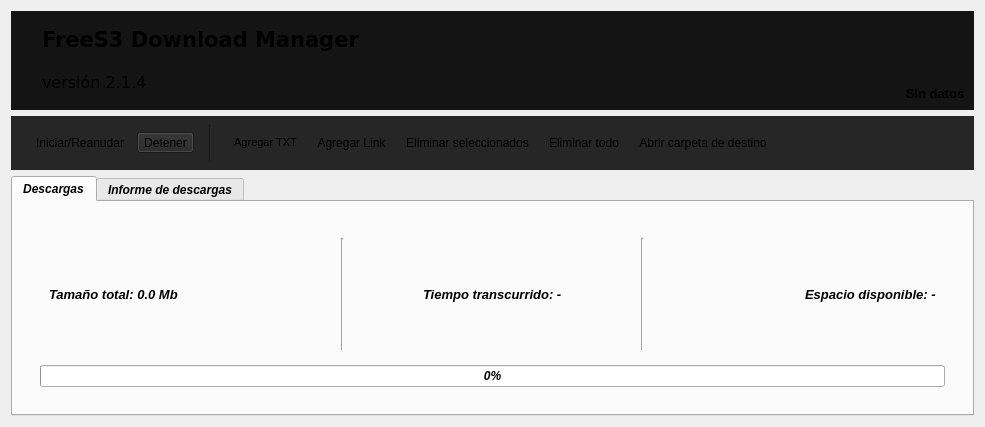
  <widget class="QWidget" name="centralwidget">
   <layout class="QGridLayout" name="gridLayout_17">
    <item row="0" column="0">
     <layout class="QGridLayout" name="gridLayout_16">
      <item row="1" column="0">
       <widget class="QWidget" name="toolbar" native="true">
        <property name="styleSheet">
         <string notr="true">background-color: rgb(38, 38, 38);</string>
        </property>
        <layout class="QGridLayout" name="gridLayout_13">
         <item row="0" column="2">
          <widget class="Line" name="line_2">
           <property name="orientation">
            <enum>Qt::Vertical</enum>
           </property>
          </widget>
         </item>
         <item row="0" column="5">
          <spacer name="horizontalSpacer_3">
           <property name="orientation">
            <enum>Qt::Horizontal</enum>
           </property>
           <property name="sizeHint" stdset="0">
            <size>
             <width>158</width>
             <height>36</height>
            </size>
           </property>
          </spacer>
         </item>
         <item row="0" column="0">
          <widget class="QWidget" name="controles" native="true">
           <layout class="QGridLayout" name="gridLayout_19">
            <property name="topMargin">
             <number>0</number>
            </property>
            <property name="bottomMargin">
             <number>0</number>
            </property>
            <property name="verticalSpacing">
             <number>0</number>
            </property>
            <item row="0" column="0">
             <widget class="QToolButton" name="iniciar_btn">
              <property name="toolTip">
               <string>&lt;html&gt;&lt;head/&gt;&lt;body&gt;&lt;p&gt;Iniciar/Reanudar/Pausar descarga&lt;/p&gt;&lt;p&gt;Presione F7 para realizar esta acción&lt;/p&gt;&lt;/body&gt;&lt;/html&gt;</string>
              </property>
              <property name="text">
               <string>Iniciar/Reanudar</string>
              </property>
              <property name="icon">
               <iconset>
                <normaloff>play.png</normaloff>play.png</iconset>
              </property>
              <property name="shortcut">
               <string>F7</string>
              </property>
              <property name="checkable">
               <bool>true</bool>
              </property>
              <property name="autoRaise">
               <bool>true</bool>
              </property>
             </widget>
            </item>
            <item row="0" column="1">
             <widget class="QToolButton" name="detener_btn">
              <property name="toolTip">
               <string>&lt;html&gt;&lt;head/&gt;&lt;body&gt;&lt;p&gt;Detener todas las descargas&lt;/p&gt;&lt;p&gt;Presione F8 para realizar esta acción&lt;/p&gt;&lt;/body&gt;&lt;/html&gt;</string>
              </property>
              <property name="text">
               <string>Detener</string>
              </property>
              <property name="icon">
               <iconset>
                <normaloff>stop.png</normaloff>stop.png</iconset>
              </property>
              <property name="shortcut">
               <string>F8</string>
              </property>
             </widget>
            </item>
           </layout>
          </widget>
         </item>
         <item row="0" column="4">
          <widget class="QWidget" name="medidor_velocidad" native="true">
           <layout class="QGridLayout" name="gridLayout_21"/>
          </widget>
         </item>
         <item row="0" column="3">
          <widget class="QWidget" name="tools" native="true">
           <layout class="QGridLayout" name="gridLayout_23">
            <property name="topMargin">
             <number>0</number>
            </property>
            <property name="bottomMargin">
             <number>0</number>
            </property>
            <item row="0" column="3">
             <widget class="QToolButton" name="eliminar_todo">
              <property name="toolTip">
               <string>&lt;html&gt;&lt;head/&gt;&lt;body&gt;&lt;p&gt;Vacía la lista de descarga&lt;/p&gt;&lt;p&gt;Presione Shift+Del para realizar esta acción&lt;/p&gt;&lt;/body&gt;&lt;/html&gt;</string>
              </property>
              <property name="text">
               <string>Eliminar todo</string>
              </property>
              <property name="icon">
               <iconset>
                <normaloff>del_all_.png</normaloff>del_all_.png</iconset>
              </property>
              <property name="iconSize">
               <size>
                <width>20</width>
                <height>20</height>
               </size>
              </property>
              <property name="shortcut">
               <string>Shift+Del</string>
              </property>
              <property name="toolButtonStyle">
               <enum>Qt::ToolButtonTextBesideIcon</enum>
              </property>
              <property name="autoRaise">
               <bool>true</bool>
              </property>
             </widget>
            </item>
            <item row="0" column="4">
             <widget class="QToolButton" name="open_d_folder">
              <property name="toolTip">
               <string>&lt;html&gt;&lt;head/&gt;&lt;body&gt;&lt;p&gt;Abre la carpeta que configuró paraguardar las descargas&lt;/p&gt;&lt;p&gt;Presione Ctrl+F para realizar esta acción&lt;/p&gt;&lt;/body&gt;&lt;/html&gt;</string>
              </property>
              <property name="text">
               <string>Abrir carpeta de destino</string>
              </property>
              <property name="icon">
               <iconset>
                <normaloff>Emoji Objects-112.png</normaloff>Emoji Objects-112.png</iconset>
              </property>
              <property name="shortcut">
               <string>Ctrl+F</string>
              </property>
              <property name="toolButtonStyle">
               <enum>Qt::ToolButtonTextBesideIcon</enum>
              </property>
              <property name="autoRaise">
               <bool>true</bool>
              </property>
             </widget>
            </item>
            <item row="0" column="1">
             <widget class="QToolButton" name="add_link">
              <property name="toolTip">
               <string>&lt;html&gt;&lt;head/&gt;&lt;body&gt;&lt;p&gt;Agregue tantos Links como desee de forma manual para añadirlos a la lista de descarga&lt;/p&gt;&lt;p&gt;Presione Ctrl+E para realizar esta acción&lt;/p&gt;&lt;/body&gt;&lt;/html&gt;</string>
              </property>
              <property name="text">
               <string>Agregar Link</string>
              </property>
              <property name="icon">
               <iconset>
                <normaloff>Emoji Symbols-185.png</normaloff>Emoji Symbols-185.png</iconset>
              </property>
              <property name="shortcut">
               <string>Ctrl+E</string>
              </property>
              <property name="toolButtonStyle">
               <enum>Qt::ToolButtonTextBesideIcon</enum>
              </property>
              <property name="autoRaise">
               <bool>true</bool>
              </property>
             </widget>
            </item>
            <item row="0" column="0">
             <widget class="QToolButton" name="buscar_txt_btn">
              <property name="font">
               <font>
                <family>MS Shell Dlg 2</family>
                <pointsize>8</pointsize>
               </font>
              </property>
              <property name="toolTip">
               <string>&lt;html&gt;&lt;head/&gt;&lt;body&gt;&lt;p&gt;Presione para buscar archivos TXT que posea los links de descarga&lt;/p&gt;&lt;p&gt;Presione Ctrl+A para realizar esta acción&lt;/p&gt;&lt;/body&gt;&lt;/html&gt;</string>
              </property>
              <property name="text">
               <string>Agregar TXT</string>
              </property>
              <property name="icon">
               <iconset>
                <normaloff>Emoji Objects-56.png</normaloff>Emoji Objects-56.png</iconset>
              </property>
              <property name="shortcut">
               <string>Ctrl+A</string>
              </property>
              <property name="toolButtonStyle">
               <enum>Qt::ToolButtonTextBesideIcon</enum>
              </property>
              <property name="autoRaise">
               <bool>true</bool>
              </property>
             </widget>
            </item>
            <item row="0" column="2">
             <widget class="QToolButton" name="eliminar_seleccionados">
              <property name="toolTip">
               <string>&lt;html&gt;&lt;head/&gt;&lt;body&gt;&lt;p&gt;Elimina los elementos seleccionados en la lista&lt;/p&gt;&lt;p&gt;Presione Del para realizar esta acción&lt;/p&gt;&lt;/body&gt;&lt;/html&gt;</string>
              </property>
              <property name="text">
               <string>Eliminar seleccionados</string>
              </property>
              <property name="icon">
               <iconset>
                <normaloff>Emoji Symbols-134.png</normaloff>Emoji Symbols-134.png</iconset>
              </property>
              <property name="shortcut">
               <string>Del</string>
              </property>
              <property name="toolButtonStyle">
               <enum>Qt::ToolButtonTextBesideIcon</enum>
              </property>
              <property name="autoRaise">
               <bool>true</bool>
              </property>
             </widget>
            </item>
           </layout>
          </widget>
         </item>
        </layout>
       </widget>
      </item>
      <item row="0" column="0">
       <widget class="QWidget" name="titulo_bar" native="true">
        <property name="styleSheet">
         <string notr="true">background-color: rgb(20, 20, 20);</string>
        </property>
        <layout class="QGridLayout" name="gridLayout_9">
         <item row="0" column="2">
          <widget class="QWidget" name="widget" native="true">
           <layout class="QGridLayout" name="gridLayout_2">
            <property name="topMargin">
             <number>0</number>
            </property>
            <property name="bottomMargin">
             <number>0</number>
            </property>
            <item row="1" column="0">
             <widget class="QLabel" name="label">
              <property name="font">
               <font>
                <family>Verdana</family>
                <pointsize>12</pointsize>
                <weight>50</weight>
                <italic>false</italic>
                <bold>false</bold>
               </font>
              </property>
              <property name="text">
               <string>versión 2.1.4</string>
              </property>
             </widget>
            </item>
            <item row="0" column="0">
             <widget class="QLabel" name="titlelbl">
              <property name="font">
               <font>
                <family>Verdana</family>
                <pointsize>16</pointsize>
                <weight>75</weight>
                <bold>true</bold>
               </font>
              </property>
              <property name="text">
               <string>FreeS3 Download Manager</string>
              </property>
             </widget>
            </item>
           </layout>
          </widget>
         </item>
         <item row="0" column="1">
          <widget class="QLabel" name="label_14">
           <property name="maximumSize">
            <size>
             <width>70</width>
             <height>70</height>
            </size>
           </property>
           <property name="text">
            <string/>
           </property>
           <property name="pixmap">
            <pixmap>icono.png</pixmap>
           </property>
           <property name="scaledContents">
            <bool>true</bool>
           </property>
          </widget>
         </item>
         <item row="0" column="3">
          <spacer name="horizontalSpacer">
           <property name="orientation">
            <enum>Qt::Horizontal</enum>
           </property>
           <property name="sizeHint" stdset="0">
            <size>
             <width>40</width>
             <height>20</height>
            </size>
           </property>
          </spacer>
         </item>
         <item row="0" column="4">
          <widget class="QWidget" name="profile_" native="true">
           <layout class="QGridLayout" name="gridLayout">
            <property name="leftMargin">
             <number>0</number>
            </property>
            <property name="topMargin">
             <number>0</number>
            </property>
            <property name="rightMargin">
             <number>0</number>
            </property>
            <property name="bottomMargin">
             <number>0</number>
            </property>
            <item row="1" column="0">
             <widget class="QLabel" name="profile_name">
              <property name="font">
               <font>
                <pointsize>10</pointsize>
                <weight>75</weight>
                <bold>true</bold>
               </font>
              </property>
              <property name="toolTip">
               <string>&lt;html&gt;&lt;head/&gt;&lt;body&gt;&lt;p&gt;Nickname de su perfil de toDus&lt;/p&gt;&lt;/body&gt;&lt;/html&gt;</string>
              </property>
              <property name="text">
               <string>Sin datos</string>
              </property>
              <property name="alignment">
               <set>Qt::AlignCenter</set>
              </property>
              <property name="wordWrap">
               <bool>true</bool>
              </property>
             </widget>
            </item>
            <item row="0" column="0">
             <widget class="QPushButton" name="profile_img">
              <property name="minimumSize">
               <size>
                <width>60</width>
                <height>60</height>
               </size>
              </property>
              <property name="maximumSize">
               <size>
                <width>60</width>
                <height>60</height>
               </size>
              </property>
              <property name="text">
               <string/>
              </property>
              <property name="icon">
               <iconset>
                <normaloff>default_user.png</normaloff>default_user.png</iconset>
              </property>
              <property name="iconSize">
               <size>
                <width>60</width>
                <height>60</height>
               </size>
              </property>
              <property name="flat">
               <bool>true</bool>
              </property>
             </widget>
            </item>
           </layout>
          </widget>
         </item>
        </layout>
       </widget>
      </item>
     </layout>
    </item>
    <item row="1" column="0">
     <widget class="QTabWidget" name="INFO">
      <property name="font">
       <font>
        <weight>75</weight>
        <italic>true</italic>
        <bold>true</bold>
       </font>
      </property>
      <property name="styleSheet">
       <string notr="true"/>
      </property>
      <property name="currentIndex">
       <number>0</number>
      </property>
      <widget class="QWidget" name="tab">
       <attribute name="icon">
        <iconset>
         <normaloff>RequestedDownloadsLargeCloudIcon.scale-125.png</normaloff>RequestedDownloadsLargeCloudIcon.scale-125.png</iconset>
       </attribute>
       <attribute name="title">
        <string>Descargas</string>
       </attribute>
       <layout class="QGridLayout" name="gridLayout_5">
        <item row="0" column="0">
         <widget class="QWidget" name="widget_contenedor" native="true">
          <layout class="QGridLayout" name="contenedor">
           <item row="0" column="0">
            <widget class="QWidget" name="detalles_generales" native="true">
             <layout class="QGridLayout" name="gridLayout_3">
              <item row="0" column="0">
               <widget class="QWidget" name="detalles_texto" native="true">
                <layout class="QGridLayout" name="gridLayout_4">
                 <item row="0" column="0">
                  <widget class="QLabel" name="tam_total_descarga">
                   <property name="font">
                    <font>
                     <pointsize>10</pointsize>
                     <weight>75</weight>
                     <bold>true</bold>
                    </font>
                   </property>
                   <property name="toolTip">
                    <string>&lt;html&gt;&lt;head/&gt;&lt;body&gt;&lt;p&gt;Tamaño total de la descarga&lt;/p&gt;&lt;/body&gt;&lt;/html&gt;</string>
                   </property>
                   <property name="text">
                    <string>Tamaño total: 0.0 Mb</string>
                   </property>
                  </widget>
                 </item>
                 <item row="0" column="3">
                  <widget class="Line" name="line_6">
                   <property name="orientation">
                    <enum>Qt::Vertical</enum>
                   </property>
                  </widget>
                 </item>
                 <item row="0" column="1">
                  <widget class="Line" name="line_7">
                   <property name="orientation">
                    <enum>Qt::Vertical</enum>
                   </property>
                  </widget>
                 </item>
                 <item row="0" column="2" alignment="Qt::AlignHCenter">
                  <widget class="QLabel" name="tiempo_transcurrido">
                   <property name="font">
                    <font>
                     <pointsize>10</pointsize>
                     <weight>75</weight>
                     <bold>true</bold>
                    </font>
                   </property>
                   <property name="toolTip">
                    <string>&lt;html&gt;&lt;head/&gt;&lt;body&gt;&lt;p&gt;Tiempo estimado para que finalice la descarga de todos los archivos&lt;/p&gt;&lt;/body&gt;&lt;/html&gt;</string>
                   </property>
                   <property name="text">
                    <string>Tiempo transcurrido: -</string>
                   </property>
                  </widget>
                 </item>
                 <item row="0" column="4" alignment="Qt::AlignRight">
                  <widget class="QLabel" name="espacio_disponible">
                   <property name="font">
                    <font>
                     <pointsize>10</pointsize>
                     <weight>75</weight>
                     <bold>true</bold>
                    </font>
                   </property>
                   <property name="toolTip">
                    <string>&lt;html&gt;&lt;head/&gt;&lt;body&gt;&lt;p&gt;Espacio disponible en el disco donde se encuentra la carpeta de las Descargas&lt;/p&gt;&lt;/body&gt;&lt;/html&gt;</string>
                   </property>
                   <property name="text">
                    <string>Espacio disponible: -</string>
                   </property>
                  </widget>
                 </item>
                </layout>
               </widget>
              </item>
              <item row="1" column="0">
               <widget class="QProgressBar" name="progreso_total_bar">
                <property name="toolTip">
                 <string>&lt;html&gt;&lt;head/&gt;&lt;body&gt;&lt;p&gt;Progreso de la descarga general&lt;/p&gt;&lt;/body&gt;&lt;/html&gt;</string>
                </property>
                <property name="styleSheet">
                 <string notr="true">font: bold 10pt &quot;MS Shell Dlg 2&quot;;</string>
                </property>
                <property name="value">
                 <number>0</number>
                </property>
               </widget>
              </item>
             </layout>
            </widget>
           </item>
          </layout>
         </widget>
        </item>
       </layout>
      </widget>
      <widget class="QWidget" name="tab_3">
       <attribute name="icon">
        <iconset>
         <normaloff>Emoji Objects-99.png</normaloff>Emoji Objects-99.png</iconset>
       </attribute>
       <attribute name="title">
        <string>Informe de descargas</string>
       </attribute>
       <layout class="QGridLayout" name="gridLayout_29">
        <item row="0" column="0">
         <widget class="QTableWidget" name="informe_lista">
          <attribute name="horizontalHeaderStretchLastSection">
           <bool>true</bool>
          </attribute>
          <column>
           <property name="text">
            <string>Fecha-Hora</string>
           </property>
          </column>
          <column>
           <property name="text">
            <string>Intento</string>
           </property>
          </column>
          <column>
           <property name="text">
            <string>Archivo</string>
           </property>
          </column>
          <column>
           <property name="text">
            <string>Descripción</string>
           </property>
          </column>
         </widget>
        </item>
       </layout>
      </widget>
     </widget>
    </item>
   </layout>
  </widget>
